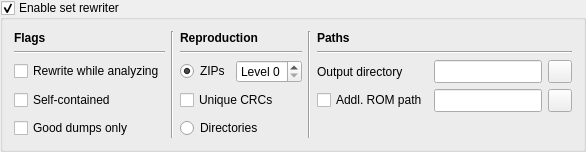
            <widget class="QGroupBox" name="groupBoxSetRewriter">
             <property name="sizePolicy">
              <sizepolicy hsizetype="MinimumExpanding" vsizetype="Minimum">
               <horstretch>0</horstretch>
               <verstretch>0</verstretch>
              </sizepolicy>
             </property>
             <property name="title">
              <string>Enable set rewriter</string>
             </property>
             <property name="checkable">
              <bool>true</bool>
             </property>
             <property name="checked">
              <bool>true</bool>
             </property>
             <layout class="QGridLayout" name="gridLayout_9">
              <item row="0" column="0">
               <layout class="QGridLayout" name="gridLayoutSetRewriter">
                <item row="0" column="4" colspan="3">
                 <widget class="QLabel" name="labelSetRewriterPaths">
                  <property name="text">
                   <string>&lt;html&gt;&lt;head/&gt;&lt;body&gt;&lt;p&gt;&lt;span style=&quot; font-weight:600;&quot;&gt;Paths&lt;/span&gt;&lt;/p&gt;&lt;/body&gt;&lt;/html&gt;</string>
                  </property>
                 </widget>
                </item>
                <item row="1" column="2">
                 <widget class="Line" name="line_12">
                  <property name="orientation">
                   <enum>Qt::Horizontal</enum>
                  </property>
                 </widget>
                </item>
                <item row="2" column="2">
                 <layout class="QHBoxLayout" name="horizontalLayout_2">
                  <item>
                   <widget class="QRadioButton" name="radioButtonSetRewriterZipArchives">
                    <property name="sizePolicy">
                     <sizepolicy hsizetype="Fixed" vsizetype="Fixed">
                      <horstretch>0</horstretch>
                      <verstretch>0</verstretch>
                     </sizepolicy>
                    </property>
                    <property name="toolTip">
                     <string>Produce ZIP archived sets (recommended)</string>
                    </property>
                    <property name="text">
                     <string>ZIPs</string>
                    </property>
                    <property name="checked">
                     <bool>true</bool>
                    </property>
                   </widget>
                  </item>
                  <item>
                   <widget class="QSpinBox" name="spinBoxSetRewriterZipLevel">
                    <property name="toolTip">
                     <string>Select the ZIP compression level (0 = lowest / fastest, 9 = highest / slowest)</string>
                    </property>
                    <property name="prefix">
                     <string>Level </string>
                    </property>
                    <property name="maximum">
                     <number>9</number>
                    </property>
                    <property name="value">
                     <number>0</number>
                    </property>
                   </widget>
                  </item>
                 </layout>
                </item>
                <item row="0" column="0">
                 <widget class="QLabel" name="labelSetRewriterFlags">
                  <property name="text">
                   <string>&lt;html&gt;&lt;head/&gt;&lt;body&gt;&lt;p&gt;&lt;span style=&quot; font-weight:600;&quot;&gt;Flags&lt;/span&gt;&lt;/p&gt;&lt;/body&gt;&lt;/html&gt;</string>
                  </property>
                 </widget>
                </item>
                <item row="2" column="5">
                 <widget class="QLineEdit" name="lineEditSetRewriterOutputPath">
                  <property name="sizePolicy">
                   <sizepolicy hsizetype="MinimumExpanding" vsizetype="Minimum">
                    <horstretch>0</horstretch>
                    <verstretch>0</verstretch>
                   </sizepolicy>
                  </property>
                  <property name="toolTip">
                   <string>Output path for the set rewriter (WARNING: existing files will be overwritten!) -- you should NEVER use one of your primary ROM paths here!!!</string>
                  </property>
                 </widget>
                </item>
                <item row="1" column="0">
                 <widget class="Line" name="line_11">
                  <property name="orientation">
                   <enum>Qt::Horizontal</enum>
                  </property>
                 </widget>
                </item>
                <item row="2" column="6">
                 <widget class="QToolButton" name="toolButtonBrowseSetRewriterOutputPath">
                  <property name="sizePolicy">
                   <sizepolicy hsizetype="Fixed" vsizetype="Minimum">
                    <horstretch>0</horstretch>
                    <verstretch>0</verstretch>
                   </sizepolicy>
                  </property>
                  <property name="toolTip">
                   <string>Browse output path for the set rewriter</string>
                  </property>
                  <property name="icon">
                   <iconset resource="qmc2.qrc">
                    <normaloff>:/data/img/fileopen.png</normaloff>:/data/img/fileopen.png</iconset>
                  </property>
                 </widget>
                </item>
                <item row="3" column="0">
                 <widget class="QCheckBox" name="checkBoxSetRewriterSelfContainedSets">
                  <property name="sizePolicy">
                   <sizepolicy hsizetype="Fixed" vsizetype="Fixed">
                    <horstretch>0</horstretch>
                    <verstretch>0</verstretch>
                   </sizepolicy>
                  </property>
                  <property name="toolTip">
                   <string>Create sets that do not need parent sets (otherwise create merged sets, which is recommended)</string>
                  </property>
                  <property name="text">
                   <string>Self-contained</string>
                  </property>
                 </widget>
                </item>
                <item row="2" column="0">
                 <widget class="QCheckBox" name="checkBoxSetRewriterWhileAnalyzing">
                  <property name="sizePolicy">
                   <sizepolicy hsizetype="Fixed" vsizetype="Fixed">
                    <horstretch>0</horstretch>
                    <verstretch>0</verstretch>
                   </sizepolicy>
                  </property>
                  <property name="toolTip">
                   <string>Rewrite sets while analyzing them (otherwise sets will only be rewritten on demand / through the context menu)</string>
                  </property>
                  <property name="text">
                   <string>Rewrite while analyzing</string>
                  </property>
                 </widget>
                </item>
                <item row="3" column="6">
                 <widget class="QToolButton" name="toolButtonBrowseSetRewriterAdditionalRomPath">
                  <property name="sizePolicy">
                   <sizepolicy hsizetype="Fixed" vsizetype="Minimum">
                    <horstretch>0</horstretch>
                    <verstretch>0</verstretch>
                   </sizepolicy>
                  </property>
                  <property name="toolTip">
                   <string>Browse additional ROM path</string>
                  </property>
                  <property name="icon">
                   <iconset resource="qmc2.qrc">
                    <normaloff>:/data/img/fileopen.png</normaloff>:/data/img/fileopen.png</iconset>
                  </property>
                 </widget>
                </item>
                <item row="2" column="4">
                 <widget class="QLabel" name="labelSetRewriterOutputPath">
                  <property name="sizePolicy">
                   <sizepolicy hsizetype="Fixed" vsizetype="Preferred">
                    <horstretch>0</horstretch>
                    <verstretch>0</verstretch>
                   </sizepolicy>
                  </property>
                  <property name="text">
                   <string>Output directory</string>
                  </property>
                 </widget>
                </item>
                <item row="3" column="2">
                 <widget class="QCheckBox" name="checkBoxSetRewriterUniqueCRCs">
                  <property name="sizePolicy">
                   <sizepolicy hsizetype="Fixed" vsizetype="Fixed">
                    <horstretch>0</horstretch>
                    <verstretch>0</verstretch>
                   </sizepolicy>
                  </property>
                  <property name="toolTip">
                   <string>When a set contains multiple files with the same CRC, should the produced ZIP include all files individually or just the first one (which is actually sufficient)?</string>
                  </property>
                  <property name="text">
                   <string>Unique CRCs</string>
                  </property>
                 </widget>
                </item>
                <item row="3" column="4">
                 <widget class="QCheckBox" name="checkBoxSetRewriterUseAdditionalRomPath">
                  <property name="toolTip">
                   <string>Use the following additional ROM path</string>
                  </property>
                  <property name="text">
                   <string>Addl. ROM path</string>
                  </property>
                 </widget>
                </item>
                <item row="3" column="5">
                 <widget class="QLineEdit" name="lineEditSetRewriterAdditionalRomPath">
                  <property name="sizePolicy">
                   <sizepolicy hsizetype="MinimumExpanding" vsizetype="Minimum">
                    <horstretch>0</horstretch>
                    <verstretch>0</verstretch>
                   </sizepolicy>
                  </property>
                  <property name="toolTip">
                   <string>Specify an additional (source) ROM path used when the set rewriter is active</string>
                  </property>
                 </widget>
                </item>
                <item row="4" column="2">
                 <widget class="QRadioButton" name="radioButtonSetRewriterIndividualDirectories">
                  <property name="toolTip">
                   <string>Produce sets in individual sub-directories (not recommended)</string>
                  </property>
                  <property name="text">
                   <string>Directories</string>
                  </property>
                 </widget>
                </item>
                <item row="0" column="2">
                 <widget class="QLabel" name="labelSetRewriterReproduction">
                  <property name="text">
                   <string>&lt;html&gt;&lt;head/&gt;&lt;body&gt;&lt;p&gt;&lt;span style=&quot; font-weight:600;&quot;&gt;Reproduction&lt;/span&gt;&lt;/p&gt;&lt;/body&gt;&lt;/html&gt;</string>
                  </property>
                 </widget>
                </item>
                <item row="0" column="1" rowspan="5">
                 <widget class="Line" name="line_14">
                  <property name="orientation">
                   <enum>Qt::Vertical</enum>
                  </property>
                 </widget>
                </item>
                <item row="4" column="0">
                 <widget class="QCheckBox" name="checkBoxSetRewriterGoodDumpsOnly">
                  <property name="toolTip">
                   <string>Rewrite dumps only when they are 'good' (otherwise, 'bad' dumps will be included)</string>
                  </property>
                  <property name="text">
                   <string>Good dumps only</string>
                  </property>
                 </widget>
                </item>
                <item row="1" column="4" colspan="3">
                 <widget class="Line" name="line_13">
                  <property name="orientation">
                   <enum>Qt::Horizontal</enum>
                  </property>
                 </widget>
                </item>
                <item row="0" column="3" rowspan="5">
                 <widget class="Line" name="line_15">
                  <property name="orientation">
                   <enum>Qt::Vertical</enum>
                  </property>
                 </widget>
                </item>
               </layout>
              </item>
             </layout>
            </widget>
